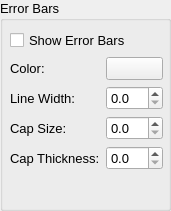
   <widget class="QGroupBox" name="groupBox">
    <property name="geometry">
     <rect>
      <x>230</x>
      <y>90</y>
      <width>171</width>
      <height>211</height>
     </rect>
    </property>
    <property name="font">
     <font>
      <pointsize>10</pointsize>
     </font>
    </property>
    <property name="title">
     <string>Error Bars</string>
    </property>
    <widget class="QWidget" name="formLayoutWidget">
     <property name="geometry">
      <rect>
       <x>10</x>
       <y>30</y>
       <width>153</width>
       <height>171</height>
      </rect>
     </property>
     <layout class="QFormLayout" name="formLayout">
      <item row="2" column="0">
       <widget class="QLabel" name="label_9">
        <property name="text">
         <string>Line Width:</string>
        </property>
       </widget>
      </item>
      <item row="3" column="0">
       <widget class="QLabel" name="label_10">
        <property name="text">
         <string>Cap Size:</string>
        </property>
       </widget>
      </item>
      <item row="4" column="0">
       <widget class="QLabel" name="label_11">
        <property name="text">
         <string>Cap Thickness:</string>
        </property>
       </widget>
      </item>
      <item row="1" column="0">
       <widget class="QLabel" name="label_13">
        <property name="text">
         <string>Color:</string>
        </property>
       </widget>
      </item>
      <item row="1" column="1">
       <widget class="QPushButton" name="btnEBCol">
        <property name="text">
         <string/>
        </property>
       </widget>
      </item>
      <item row="2" column="1">
       <widget class="QDoubleSpinBox" name="sbEBLW">
        <property name="decimals">
         <number>1</number>
        </property>
        <property name="singleStep">
         <double>0.100000000000000</double>
        </property>
       </widget>
      </item>
      <item row="3" column="1">
       <widget class="QDoubleSpinBox" name="sbEBCS">
        <property name="decimals">
         <number>1</number>
        </property>
        <property name="singleStep">
         <double>0.100000000000000</double>
        </property>
       </widget>
      </item>
      <item row="4" column="1">
       <widget class="QDoubleSpinBox" name="sbEBCT">
        <property name="decimals">
         <number>1</number>
        </property>
        <property name="singleStep">
         <double>0.100000000000000</double>
        </property>
       </widget>
      </item>
      <item row="0" column="0" colspan="2">
       <widget class="QCheckBox" name="chbEB">
        <property name="text">
         <string>Show Error Bars</string>
        </property>
       </widget>
      </item>
     </layout>
    </widget>
   </widget>
